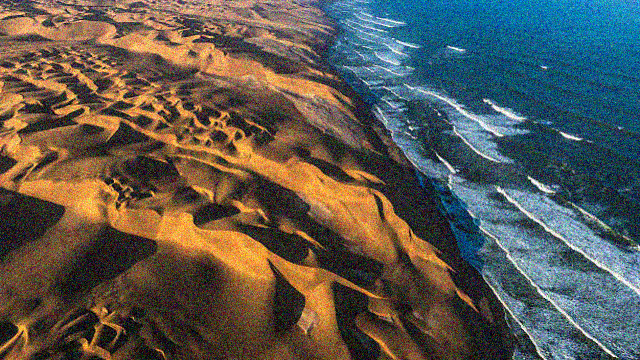
#> input picture namib-noised.png, 640 x 360 px
$ python zadanieF2.py
#> lines starting #> are read from the running program, lines starting #| are printed output that depends on the picture; after the words box and inside, x2 and y2 are one past the last pixel; in counts of white or black regions, pixels touching at a corner belong together
import numpy as np
import cv2
import matplotlib.pyplot as plt

path = "namib-noised.png"
image = cv2.imread(path)
#> image is the input picture: shape (360, 640, 3); mean B, G, R 80.9, 88.4, 91.6
imrgb = cv2.cvtColor(image, cv2.COLOR_BGR2RGB)

def odszumianie_kanal(kanal, radius=100):
    fourier = np.fft.fft2(kanal)
    fourier_s = np.fft.fftshift(fourier)
    rows, cols = kanal.shape
    row, col = rows//2, cols//2
    maska = np.zeros((rows,cols), np.uint8)
    cv2.circle(maska, (col, row), radius, 1, thickness=-1)
    fs = fourier_s*maska
    fourier_s = np.fft.ifftshift(fs)
    kanal_f = np.fft.ifft2(fourier_s)
    return np.abs(kanal_f).clip(0,255).astype(np.uint8)

r, g, b =cv2.split(imrgb)
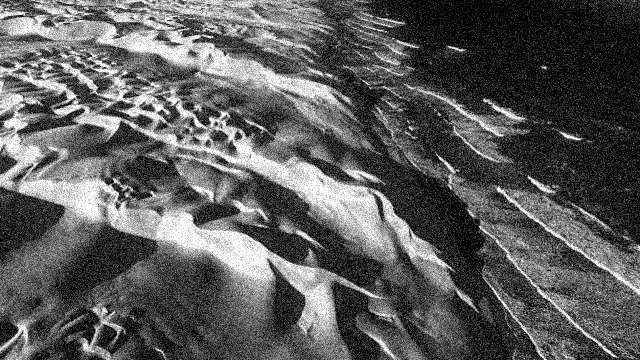
#> r: shape (360, 640); min 0, max 255, mean 91.6
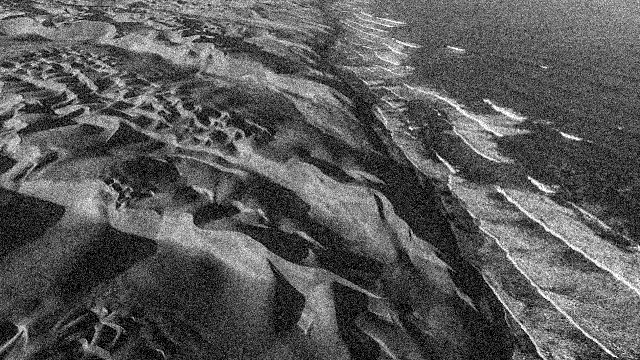
#> g: shape (360, 640); min 0, max 255, mean 88.4
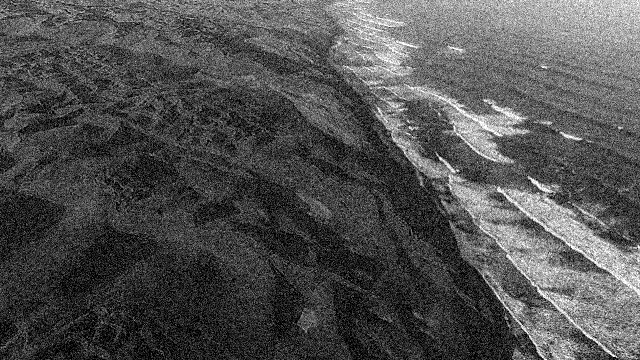
#> b: shape (360, 640); min 0, max 255, mean 80.9
rf = odszumianie_kanal(r, radius=100)
#> in odszumianie_kanal, `cv2.circle(maska, (col, row), radius, 1, thickness=-1)`:
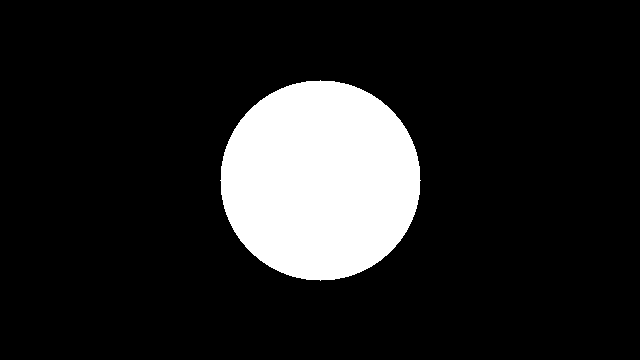
#> maska: shape (360, 640); values 0 (black) and 1 (white), 13.6% white; 1 white region, box (x1, y1, x2, y2) and area: (220, 80, 421, 281) 31417
gf = odszumianie_kanal(g, radius=100)
#> call 2 of odszumianie_kanal, with radius = 100
#> in odszumianie_kanal (call 2), `return np.abs(kanal_f).clip(0,255).astype(np.uint8)`:
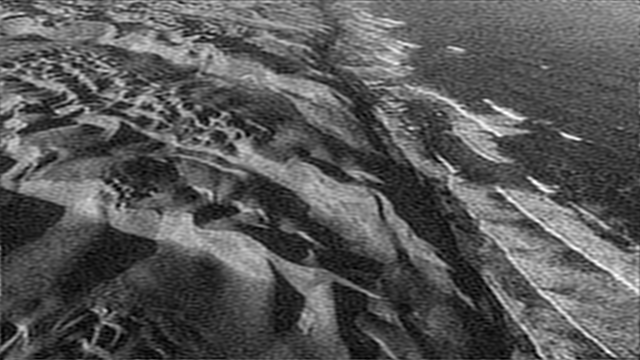
#> returned value: shape (360, 640); min 0, max 255, mean 87.9
bf = odszumianie_kanal(b, radius=100)
#> call 3 of odszumianie_kanal, with radius = 100
#> in odszumianie_kanal (call 3), `return np.abs(kanal_f).clip(0,255).astype(np.uint8)`:
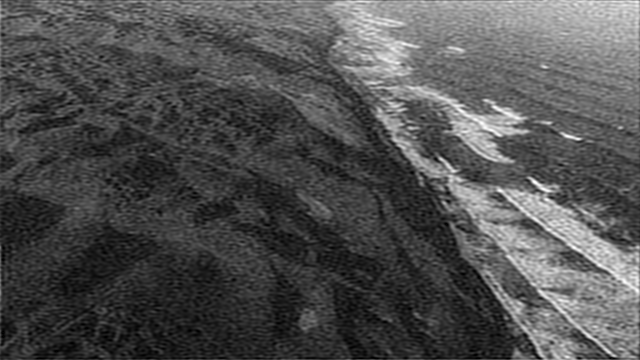
#> returned value: shape (360, 640); min 0, max 255, mean 80.4
scalanie = cv2.merge((rf,gf,bf))
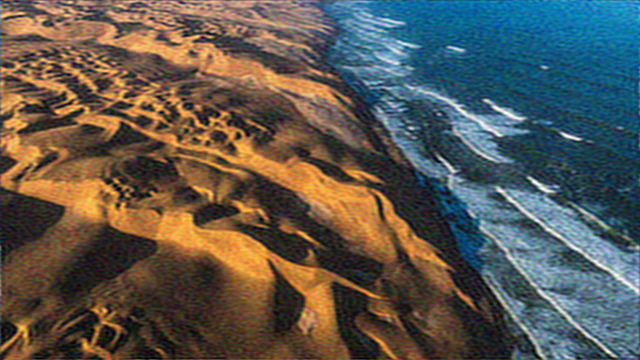
#> scalanie: shape (360, 640, 3); mean R, G, B 91.1, 87.9, 80.4

plt.figure(figsize=(12,6))

plt.subplot(1,2,1)
plt.title("Obraz oryginalny")
plt.imshow(imrgb)

plt.subplot(1,2,2)
plt.title("Obraz po odszumianiu")
plt.imshow(scalanie)

plt.show()

$ run again, with 60836_escape_from_the_shadows.jpg saved as namib-noised.png
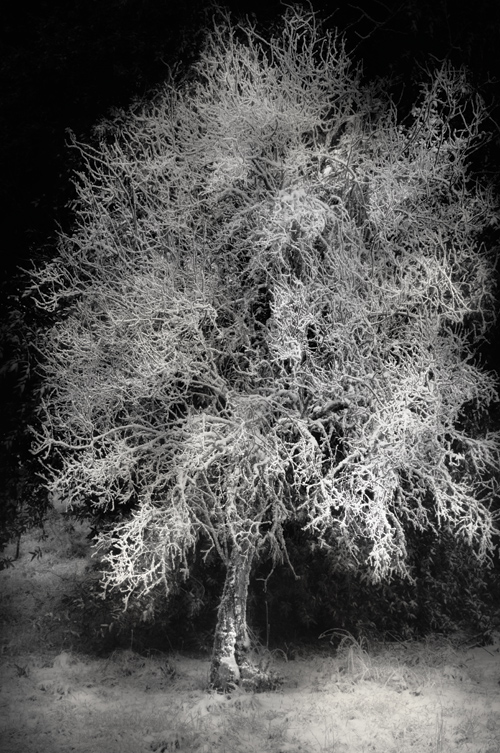
#> input picture 60836_escape_from_the_shadows.jpg, 500 x 753 px
#> image is the input picture: shape (753, 500, 3); mean B, G, R 83.7, 84.8, 85.3
#> in odszumianie_kanal, `cv2.circle(maska, (col, row), radius, 1, thickness=-1)`:
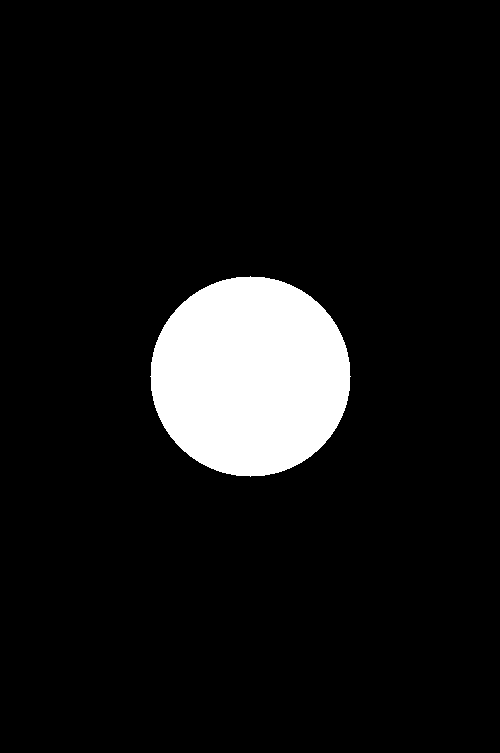
#> maska: shape (753, 500); values 0 (black) and 1 (white), 8.3% white; 1 white region, box (x1, y1, x2, y2) and area: (150, 276, 351, 477) 31417
#> `plt.show()`:
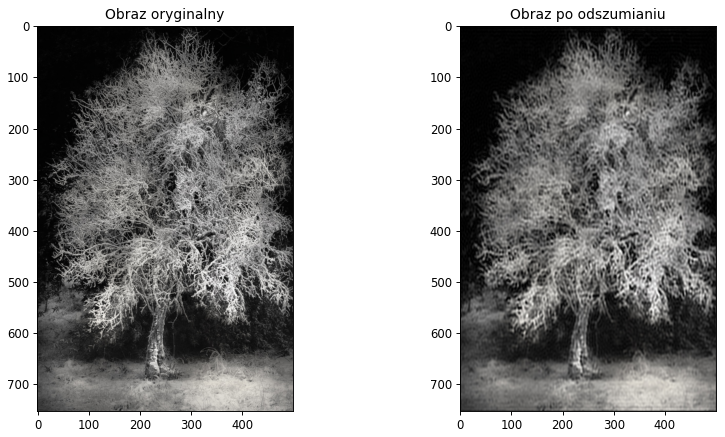
#> figure drawn by matplotlib, 2 panels

$ run again, with jez.jpg saved as namib-noised.png
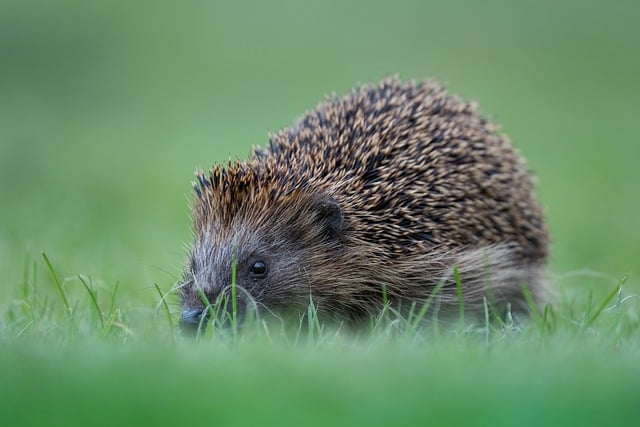
#> input picture jez.jpg, 640 x 427 px
#> image is the input picture: shape (427, 640, 3); mean B, G, R 105.2, 139.2, 106
#> `r, g, b =cv2.split(imrgb)`:
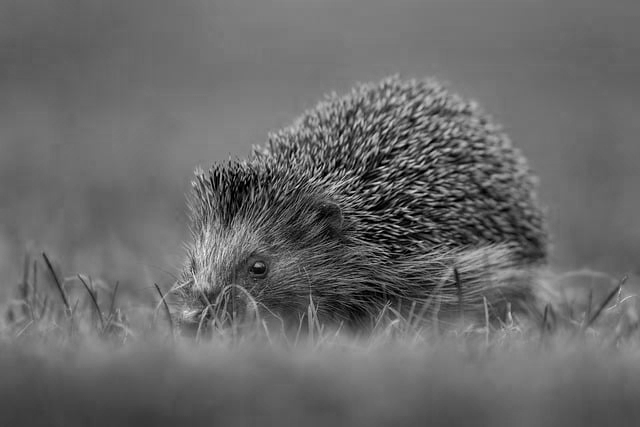
#> b: shape (427, 640); min 0, max 250, mean 105.2
#> in odszumianie_kanal, `cv2.circle(maska, (col, row), radius, 1, thickness=-1)`:
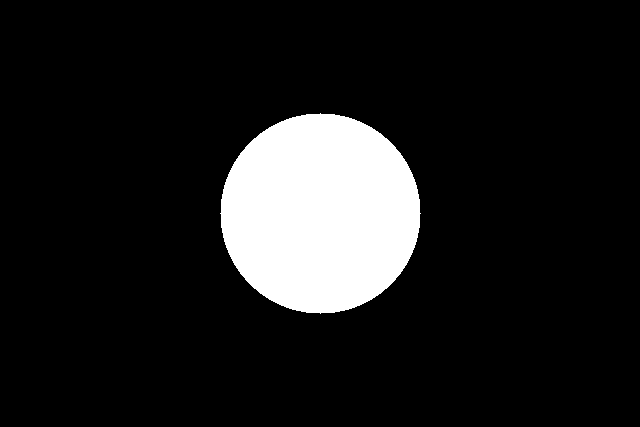
#> maska: shape (427, 640); values 0 (black) and 1 (white), 11.5% white; 1 white region, box (x1, y1, x2, y2) and area: (220, 113, 421, 314) 31417
